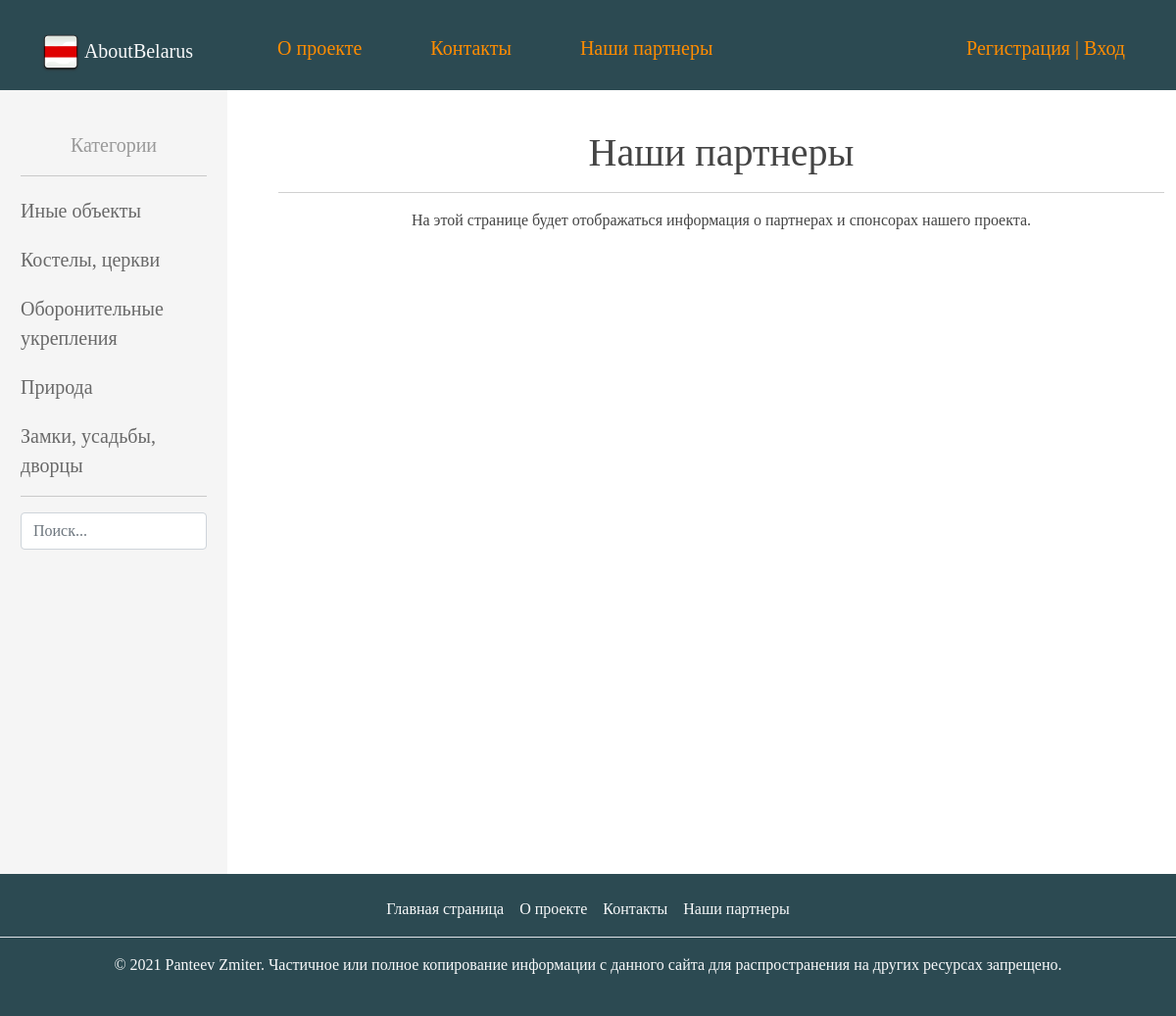
The page /partners/ on the database its author committed.
### aboutbelarus/models.py (models this page shows, shortened)
class Category(models.Model):
    name = models.CharField(max_length=100, db_index=True, verbose_name="Категория")
    slug = models.SlugField(max_length=50, unique=True, db_index=True, verbose_name="URL")
    def get_absolute_url(self):
        return reverse('category', kwargs={'cat_slug': self.slug})
    class Meta:
        verbose_name = 'Категория'
        verbose_name_plural = 'Категории'
        ordering = ['id']

### aboutbelarus/views.py (the view)
# urls.py: path('partners/', PartnersProject.as_view(), name='partners'),
class PartnersProject(AboutBelarusHome):
    paginate_by = False
    template_name = 'aboutbelarus/partners.html'
    def get_context_data(self, *args, object_list=None, **kwargs):
        context = super().get_context_data(**kwargs)
        c_def = self.get_user_context(title='Наши партнеры')
        return dict(list(context.items()) + list(c_def.items()))

### aboutbelarus/utils.py (called while the page is built)
    def get_user_context(self, **kwargs):
        context = kwargs
        cats = Category.objects.annotate(Count('aboutbelarus'))
        context['menu'] = menu
        context['cats'] = cats
        if 'cat_selected' not in context:
            context['cat_selected'] = 0
        return context

### aboutbelarus/views.py (called while the page is built)
    def get_context_data(self, *args, object_list=None, **kwargs):
        context = super().get_context_data(**kwargs)
        context['q'] = self.request.GET.get('q')
        c_def = self.get_user_context(title="Главная страница")
        context = dict(list(context.items()) + list(c_def.items()))
        return context

    def get_queryset(self):
        if self.request.GET.get('q'):
            return AboutBelarus.objects.filter(
                Q(title__icontains=self.request.GET.get('q')) | Q(content__icontains=self.request.GET.get('q')),
                is_published=True)
        else:
            return AboutBelarus.objects.filter(is_published=True)

### aboutbelarus/templates/aboutbelarus/partners.html
{% extends 'aboutbelarus/base.html' %}
{% block content %}
    <div style="text-align: center">
        <h1>{{ title }}</h1>
        <hr>
        <p>На этой странице будет отображаться информация о партнерах и спонсорах нашего проекта.</p>
    </div>
{% endblock %}

### aboutbelarus/templates/aboutbelarus/base.html (shortened to what this page needs)
{% load static %}
{% load aboutbelarus_tags %}
{% load cache %}
<!DOCTYPE html>
<head>
    <link href="https://cdn.jsdelivr.net/npm/bootstrap@5.1.0/dist/css/bootstrap.min.css" rel="stylesheet"
>
    <link type="text/css" href="{% static 'aboutbelarus/css/styles.css' %}" rel="stylesheet"/>
</head>
<body>
<div class="container-fluid py-3 col-md-12" style="background-color: #2c4a52">
    <ul id="mainmenu" class="mainmenu">
        <li><a class="navbar-brand text-light" href="{% url 'home' %}">
            <img src="{% static 'aboutbelarus/images/icon.webp' %}" alt="" width="40" height="auto"
                 class="d-inline-block-align-text-top">
            AboutBelarus</a></li>
        {% for m in menu %}
            {% if m.title != 'Главная страница' %}
                <li><a href="{% url m.url_name %}">{{ m.title }}</a></li>
            {% endif %}
        {% endfor %}
        {% if request.user.is_authenticated %}
            <li class="last">{{ user.username }} | <a href="{% url 'logout' %}">Выход</a></li>
        {% else %}
            <li class="last"><a href="{% url 'register' %}">Регистрация</a> | <a href="{% url 'login' %}">Вход</a></li>
        {% endif %}
    </ul>
</div>
<table class="table-content">
    <tr>
        <td valign="top" class="left-chapters">
            <ul id="leftchapters">
                <div style="text-align: center">
                    {% if cat_selected == 0 %}
                        <li class="selected img-article-post">Категории</li>
                    {% else %}
                        <li><a href="{% url 'home' %}">Категории</a></li>
                    {% endif %}
                </div>
                <hr>
                {% for c in cats %}
                    {% if c.aboutbelarus__count > 0 %}
                        {% if c.pk == cat_selected %}
                            <li class="selected">{{ c.name }}</li>
                        {% else %}
                            <li><a href="{{ c.get_absolute_url }}">{{ c.name }}</a></li>
                        {% endif %}
                    {% endif %}
                {% endfor %}
                <hr>
                <div>
                    <form action="{% url 'home' %}" method="get">
                        <input type="search" placeholder="Поиск..." name="q" class="form-control" required="">
                    </form>
                </div>
            </ul>
        </td>
        <td valign="top" class="content">
            <div class="container col-md-12">
                {% block content %}
                {% endblock %}
            </div>
        </td>
    </tr>
</table>
<div class="footer py-3" style="background-color: #2c4a52">
    <ul class="nav justify-content-center border-bottom pb-2 mb-2">
        {% for m in menu %}
            <li class="last"><a class="nav-link px-2 text-light" href="{% url m.url_name %}">{{ m.title }}</a></li>
        {% endfor %}
    </ul>
    <p class="py-2 text-center text-light"> © 2021 Panteev Zmiter. Частичное или полное копирование информации с
        данного сайта для распространения на других ресурсах запрещено.</p>
</div>
</body>
</html>

### aboutbelarus/static/aboutbelarus/css/styles.css (style rules this page uses)
html, body { font-family: 'Cinzel'; margin: 0; padding: 0; height: 100%; width: 100%; color: #444; }
a { color: dimgray; text-decoration: none; }
ul.mainmenu { list-style: none; margin: 0; padding: 0; height: 60px; color: darkorange; font-size: 20px; overflow: hidden; }
ul.mainmenu li { float: left; margin: 18px 40px 0 30px; }
ul.mainmenu li.last { float: right; }
ul.mainmenu li a { color: darkorange; text-decoration: none; }
.table-content { width: 100%; min-height: 100%; height: 100%; }
.left-chapters { margin: 0; background: whitesmoke; min-height: 100%; }
.left-chapters ul { width: 230px; min-height: 100%; padding: 20px 20px 10px 20px; list-style: none; font-size: 20px; }
.left-chapters ul li { margin: 20px 0 0 0; color: #999; }
.content { padding: 40px 0 20px 40px; width: 100%; box-sizing: border-box; }

### rows shown on the page
Category: name "Иные объекты"
Category: name "Костелы, церкви"
Category: name "Оборонительные укрепления"
Category: name "Природа"
Category: name "Замки, усадьбы, дворцы"

### other values the page prints
{{ m.title }} "О проекте" "Контакты" "Наши партнеры"
{{ title }} "Наши партнеры"
{{ m.title }} "Главная страница" "О проекте" "Контакты" "Наши партнеры"
